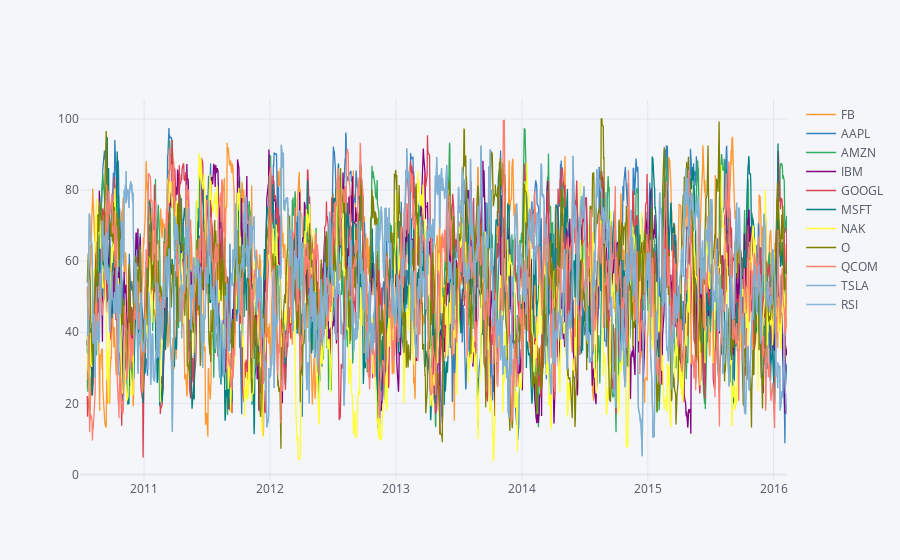

The cell this chart's notebook holds for it:
### Code cell
#importing all modules

import pandas as pd
import time
from datetime import datetime
import pandas as pd


#Period for Calculating RSI , start and end date
# start date
dt = datetime(2010, 1, 1)
start_date = int(round(dt.timestamp()))

# end date
dt = datetime(2017, 12, 31)
end_date = int(round(dt.timestamp()))

#method for calculating RSI
def RSI(ohlc, period=14, method="SMA"):
    delta = ohlc["Close"].diff()
    up, down = delta.copy(), delta.copy()
    up[up < 0] = 0
    down[down > 0] = 0
       
    if method == "SMA":
        # using Smooth Moving Average
        gain = up.rolling(period).mean()
        loss = down.abs().rolling(period).mean()
    else:
        # using Exponential Weighted Moving Average
        gain = up.ewm(span=period).mean()
        loss = down.abs().ewm(span=period).mean()
    RS = gain / loss
    ohlc['RSI'] =  pd.Series(100 - (100 / (1 + RS)), name="RSI")
    
    return ohlc

#Stocks in a list
stocks = ['FB','AAPL','AMZN','IBM','GOOGL','MSFT','NAK','O','QCOM','TSLA']

df_RSI =pd.DataFrame(columns=stocks)
 
for s in stocks:
    df = pd.read_csv(f"https://query1.finance.yahoo.com/v7/finance/download/{s}?period1={start_date}&period2={end_date}&interval=1d&events=history&includeAdjustedClose=true")
    df=RSI(df, period=14, method='SMA')
    display(df) 
    df_RSI[s]=df['RSI']

#setting the index to Date   
df_RSI['RSI'] = df['RSI']
df_RSI['Date']=df['Date'] 
df_RSI.set_index("Date",inplace=True)


from plotly.offline import download_plotlyjs, init_notebook_mode, plot, iplot
import cufflinks as cf
init_notebook_mode(connected=True)
cf.go_offline()
    
    



df_RSI.iplot()
    
df_RSI

### Figure 1 — Plotly figure (JSON) as saved in the notebook; plotly's stock layout.template omitted (floating-point values rounded to 4 significant figures; data arrays with more than 128 entries replaced by an {"elided": "..."} marker saying what was removed)
{"data": [{"line": {"color": "rgba(255, 153, 51, 1.0)", "dash": "solid", "shape": "linear", "width": 1.3}, "mode": "lines", "name": "FB", "text": "", "type": "scatter", "x": {"elided": "1414 str values"}, "y": {"elided": "1414 mixed values"}}, {"line": {"color": "rgba(55, 128, 191, 1.0)", "dash": "solid", "shape": "linear", "width": 1.3}, "mode": "lines", "name": "AAPL", "text": "", "type": "scatter", "x": {"elided": "1414 str values"}, "y": {"elided": "1414 mixed values"}}, {"line": {"color": "rgba(50, 171, 96, 1.0)", "dash": "solid", "shape": "linear", "width": 1.3}, "mode": "lines", "name": "AMZN", "text": "", "type": "scatter", "x": {"elided": "1414 str values"}, "y": {"elided": "1414 mixed values"}}, {"line": {"color": "rgba(128, 0, 128, 1.0)", "dash": "solid", "shape": "linear", "width": 1.3}, "mode": "lines", "name": "IBM", "text": "", "type": "scatter", "x": {"elided": "1414 str values"}, "y": {"elided": "1414 mixed values"}}, {"line": {"color": "rgba(219, 64, 82, 1.0)", "dash": "solid", "shape": "linear", "width": 1.3}, "mode": "lines", "name": "GOOGL", "text": "", "type": "scatter", "x": {"elided": "1414 str values"}, "y": {"elided": "1414 mixed values"}}, {"line": {"color": "rgba(0, 128, 128, 1.0)", "dash": "solid", "shape": "linear", "width": 1.3}, "mode": "lines", "name": "MSFT", "text": "", "type": "scatter", "x": {"elided": "1414 str values"}, "y": {"elided": "1414 mixed values"}}, {"line": {"color": "rgba(255, 255, 51, 1.0)", "dash": "solid", "shape": "linear", "width": 1.3}, "mode": "lines", "name": "NAK", "text": "", "type": "scatter", "x": {"elided": "1414 str values"}, "y": {"elided": "1414 mixed values"}}, {"line": {"color": "rgba(128, 128, 0, 1.0)", "dash": "solid", "shape": "linear", "width": 1.3}, "mode": "lines", "name": "O", "text": "", "type": "scatter", "x": {"elided": "1414 str values"}, "y": {"elided": "1414 mixed values"}}, {"line": {"color": "rgba(251, 128, 114, 1.0)", "dash": "solid", "shape": "linear", "width": 1.3}, "mode": "lines", "name": "QCOM", "text": "", "type": "scatter", "x": {"elided": "1414 str values"}, "y": {"elided": "1414 mixed values"}}, {"line": {"color": "rgba(128, 177, 211, 1.0)", "dash": "solid", "shape": "linear", "width": 1.3}, "mode": "lines", "name": "TSLA", "text": "", "type": "scatter", "x": {"elided": "1414 str values"}, "y": {"elided": "1414 mixed values"}}, {"line": {"color": "rgba(128, 177, 211, 0.8999999999999999)", "dash": "solid", "shape": "linear", "width": 1.3}, "mode": "lines", "name": "RSI", "text": "", "type": "scatter", "x": {"elided": "1414 str values"}, "y": {"elided": "1414 mixed values"}}], "layout": {"legend": {"bgcolor": "#F5F6F9", "font": {"color": "#4D5663"}}, "paper_bgcolor": "#F5F6F9", "plot_bgcolor": "#F5F6F9", "title": {"font": {"color": "#4D5663"}}, "xaxis": {"gridcolor": "#E1E5ED", "showgrid": true, "tickfont": {"color": "#4D5663"}, "title": {"font": {"color": "#4D5663"}, "text": ""}, "zerolinecolor": "#E1E5ED"}, "yaxis": {"gridcolor": "#E1E5ED", "showgrid": true, "tickfont": {"color": "#4D5663"}, "title": {"font": {"color": "#4D5663"}, "text": ""}, "zerolinecolor": "#E1E5ED"}}}
